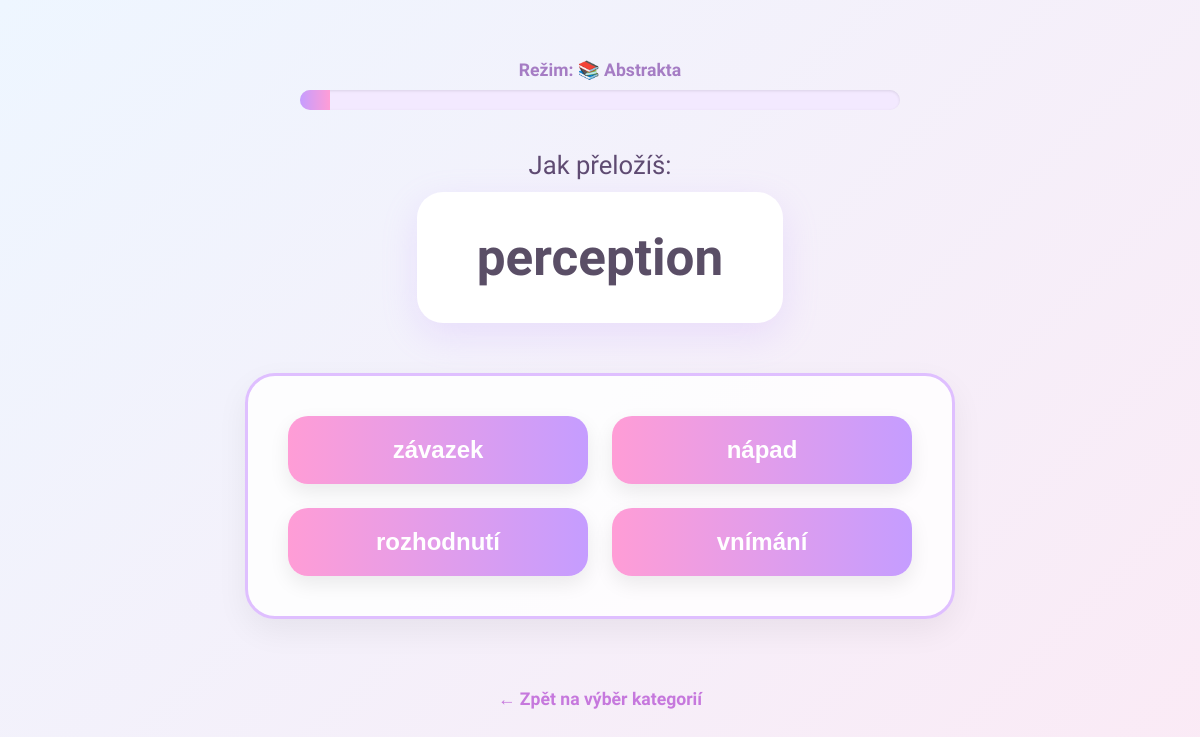
The page /practice/game/category/15/ on the database its author committed.
### core/models.py (models this page shows, shortened)
class Word(models.Model):
    english = models.CharField(
        max_length=100,
        verbose_name="Anglické slovo",
        help_text="Zadej slovo v angličtině (bez speciálních znaků)",
        validators=[RegexValidator(r'^[a-zA-Z\s\-\(\)]+$', 'Pouze písmena, mezery, pomlčky a závorky')]
    )
    czech = models.CharField(
        max_length=100,
        verbose_name="Český překlad",
        help_text="Zadej český překlad"
    )
    difficulty = models.CharField(
        max_length=10,
        choices=[
            ('easy', 'Easy'),
            ('medium', 'Medium'),
            ('hard', 'Hard')
        ],
        verbose_name="Obtížnost",
        help_text="Vyber obtížnost slova"
    )
    category = models.ForeignKey(
        'Category',
        on_delete=models.CASCADE,
        null=True,
        blank=True,
        verbose_name="Kategorie",
        help_text="Vyber kategorii (nepovinné)"
    )
    example_sentence = models.TextField(
        blank=True,
        null=True,
        verbose_name="Příklad věty",
        help_text="Věta, kde se používá anglické slovo"
    )
    class Meta:
        verbose_name = "Slovo"
        verbose_name_plural = "Slova"
        ordering = ['difficulty']

### core/views.py (the view, shortened to what this page needs)
# urls.py: path('practice/game/<str:mode>/<str:value>/', views.practice_game, name='practice_game'),
def practice_game(request, mode, value=None):
    if mode == 'difficulty':
        words = list(Word.objects.filter(difficulty=value))
        progress_key = f'practice_progress_{value}'
        mode_label = get_mode_label(mode, value)
    elif mode == 'category':
        category = get_object_or_404(Category, pk=value)
        words = list(Word.objects.filter(category=category))
        progress_key = f'practice_category_progress_{value}'
        mode_label = get_mode_label(mode, value)
    elif mode == 'remix':
        words = list(Word.objects.all())
        progress_key = 'practice_remix_progress'
        mode_label = '🎧 reMIX'
    else:
        return render(request, 'core/practice.html', {'error': 'Neplatný režim!'})
    total = len(words)
    if total < 4:
        return render(request, 'core/practice.html', {
            'error': 'Tahle sada potřebuje alespoň 4 slovíčka!'
        })
    if progress_key not in request.session:
        request.session[progress_key] = []
    used_ids = request.session[progress_key]
    if request.method == 'POST':
        selected_id = int(request.POST.get('selected_id', 0))
        if selected_id not in used_ids:
            used_ids.append(selected_id)
            request.session.modified = True
    unused_words = [w for w in words if w.id not in used_ids]
    current_word = random.choice(unused_words)
    choices = [current_word]
    while len(choices) < 4:
        option = random.choice(words)
        if option not in choices:
            choices.append(option)
    random.shuffle(choices)
    index = len(used_ids) + 1
    progress_percent = int((index / total) * 100)
    return render(request, 'core/practice_game.html', {
        'word': current_word,
        'choices': choices,
        'progress_percent': progress_percent,
        'mode': mode,
        'value': value,
        'mode_label': mode_label
    })

### core/views.py (called while the page is built)
def get_mode_label(mode, value):
    if mode == 'difficulty':
        labels = {
            'easy': '🟢 Začátečník',
            'medium': '🟡 Pokročilý',
            'hard': '🔴 Expert',
        }
        return labels.get(value, 'Neznámá obtížnost')
    elif mode == 'category':
        category = Category.objects.filter(pk=value).first()
        return f'📚 {category.name}' if category else 'Neznámá kategorie'
    elif mode == 'remix':
        return '🎧 reMIX'
    else:
        return 'Neznámý režim'

### core/templates/core/practice_game.html (shortened to what this page needs)
<!DOCTYPE html>
<html lang="cs">
<head>
</head>
<body>
  {% if error %}
    <h1>{{ error }}</h1>
    <a class="back-link" href="{% url 'practice_difficulty' %}">← Zpět na výběr obtížnosti</a>
  {% else %}
    <div class="progress-bar-container">
    <div class="progress-label">Režim: {{ mode_label }}</div>
    <div class="progress-outer">
    <div class="progress-inner" style="width: {{ progress_percent }}%;"></div>
    </div>
    </div>
    <div class="question-text">Jak přeložíš:</div>
    <div class="word-box" id="word-box">{{ word.english }}</div>
    <form method="post" id="answerForm">
  <div class="answer-container" id="choices-grid">
    {% for option in choices %}
      <button type="button" class="choice-btn"
        onclick="selectAnswer(this, '{{ option.czech }}', '{{ word.czech }}')">
        {{ option.czech }}
      </button>
    {% endfor %}
  </div>
</form>
{% if mode == 'difficulty' %}
  <a href="{% url 'practice_difficulty' %}" class="back-link">← Zpět na výběr obtížnosti</a>
{% elif mode == 'category' %}
  <a href="{% url 'practice_category' %}" class="back-link">← Zpět na výběr kategorií</a>
{% elif mode == 'remix' %}
  <a href="{% url 'practice' %}" class="back-link">← Zpět na výběr režimu</a>
{% endif %}
  {% endif %}
</body>
</html>

### core/templates/core/practice_game.html (style rules this page uses)
* { box-sizing: border-box; }
body { font-family: 'Quicksand', sans-serif; background: linear-gradient(-45deg, #fbe8f5, #e7f8ff, #ffe6f2, #eef6ff); background-size: 400% 400%; animation: dreamyBG 20s ease infinite; margin: 0; padding: 60px 20px; min-height: 100vh; display: flex; flex-direction: column; align-items: center; text-align: center; }
.progress-bar-container { width: 100%; max-width: 600px; margin-bottom: 40px; text-align: center; }
.progress-label { font-size: 1.1em; color: #a57cc4; font-weight: bold; margin-bottom: 10px; }
.progress-outer { width: 100%; height: 20px; background: #f3e9ff; border-radius: 12px; overflow: hidden; box-shadow: inset 0 1px 3px rgba(0, 0, 0, 0.1); }
.progress-inner { height: 100%; background: linear-gradient(to right, #c59dff, #ff9dd6); width: 0%; transition: width 0.5s ease-in-out; }
.question-text { font-size: 1.6em; color: #5f4b72; margin-bottom: 12px; }
.word-box { font-size: 3.2em; font-weight: bold; background: #fff; padding: 35px 60px; border-radius: 26px; box-shadow: 0 12px 36px rgba(188, 144, 255, 0.2); margin-bottom: 50px; color: #5a4e66; transition: all 0.3s ease; }
.answer-container { background: rgba(255, 255, 255, 0.85); border: 3px solid #dfbfff; box-shadow: 0 12px 32px rgba(0, 0, 0, 0.06); border-radius: 30px; padding: 40px; display: grid; grid-template-columns: repeat(2, 1fr); gap: 24px; max-width: 820px; width: 100%; justify-items: center; margin-bottom: 40px; }
.choice-btn { padding: 20px 32px; background: linear-gradient(to right, #ff9dd6, #c59dff); border: none; border-radius: 20px; color: white; font-size: 1.5em; font-weight: 600; cursor: pointer; transition: all 0.25s ease; min-width: 300px; box-shadow: 0 8px 20px rgba(0, 0, 0, 0.08); }
.back-link { font-size: 1.1em; font-weight: bold; color: #c678dd; text-decoration: none; margin-top: 30px; transition: color 0.2s ease; }

### rows shown on the page
Word: english "perception", czech "vnímání"
Word: czech "závazek"
Word: czech "nápad"
Word: czech "rozhodnutí"

### other values the page prints
{{ mode_label }} "📚 Abstrakta"
